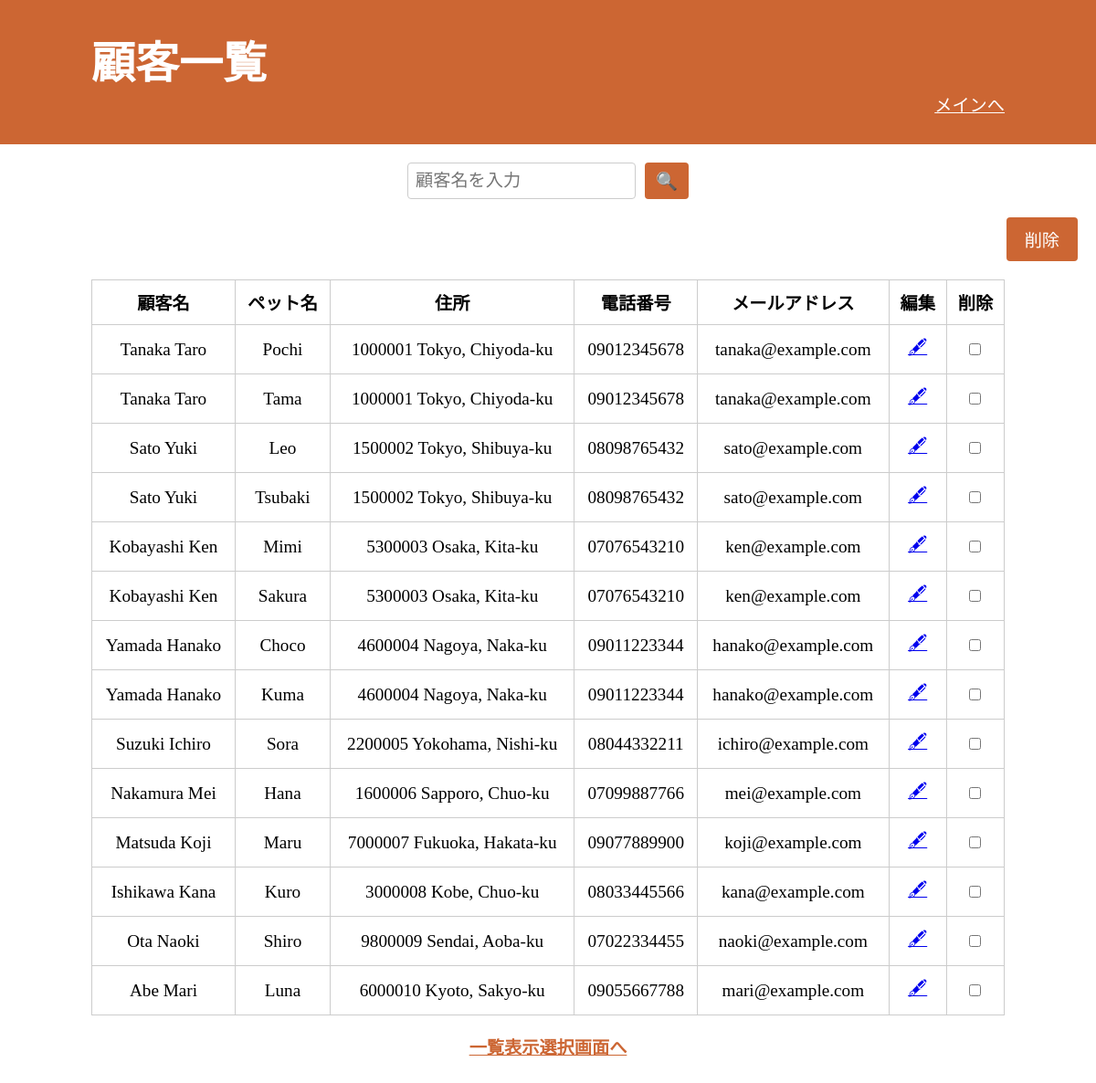
The app's page /customer_list.php with its own data.
### tables this page shows
CREATE TABLE pets (
    pet_id INT AUTO_INCREMENT PRIMARY KEY,
    customer_id INT NOT NULL,
    pet_name VARCHAR(50) NOT NULL,
    pet_weight INT NOT NULL,
    pet_type VARCHAR(50) NOT NULL,
    pet_size VARCHAR(50) NOT NULL,
    pet_DOB DATE NOT NULL,
    FOREIGN KEY (customer_id) REFERENCES customers(customer_id) ON DELETE CASCADE
);

CREATE TABLE customers (
    customer_id INT AUTO_INCREMENT PRIMARY KEY,
    customer_name VARCHAR(100) NOT NULL,
    customer_mail VARCHAR(100) UNIQUE,
    customer_number VARCHAR(15) UNIQUE,
    customer_zipcode INT(7) NOT NULL,
    address VARCHAR(255) NOT NULL
);

### includes/functions.php (called while the page is built, shortened)
<?php
function xss($data) {
    return htmlspecialchars(trim($data), ENT_QUOTES, 'UTF-8');
}
?>

### public/customer_list.php (the view, shortened to what this page needs)
<?php
require_once '../config/config.php';
require_once __DIR__ . '/../includes/functions.php';
$keyword = trim($_GET['keyword'] ?? '');
?>
<!DOCTYPE html>
<html lang='ja'>
<head>
    <link rel="stylesheet" href=" assets/css/style.css">
</head>
<body>
    <div>
        <header>
            <h1>顧客一覧</h1>
            <nav>
                <ul>
                    <li><a href="main.php">メインへ</a></li>
                </ul>
            </nav>
        </header>
        <main>
            <form method="get" action="customer_list.php" class="history_search_wrap">
                <input type="text" name="keyword" placeholder="顧客名を入力" value="<?= xss($keyword) ?>"
                    class="history_search_input">
                <input type="submit" value="🔍"
                    class="history_search_btn">
            </form>
            <form method="post" action="customer_delete.php">
                <div style="display: flex; justify-content: flex-end;">
                    <button type="submit" class="history_delete_btn" onclick="return confirm('選択した顧客を削除してよろしいですか？');">削除</button>
                </div>
                <?php
                try {
                    $sql = "SELECT customers.customer_id, customers.customer_name, customers.customer_zipcode,
                            customers.customer_mail, customers.customer_number, customers.address,
                            pets.pet_name
                        FROM customers
                        LEFT JOIN pets ON pets.customer_id = customers.customer_id";
                    $params = [];
                    $stmt = $pdo->prepare($sql);
                    $stmt->execute($params);
                    $customers_table = $stmt->fetchAll();
                    if (empty($customers_table)) {
                        echo "<p style='text-align: center;'>該当する顧客情報はありません。</p>";
                    } else {
                ?>
                        <table class="history_table">
                            <thead >
                                <tr>
                                    <th>顧客名</th>
                                    <th>ペット名</th>
                                    <th>住所</th>
                                    <th>電話番号</th>
                                    <th>メールアドレス</th>
                                    <th>編集</th>
                                    <th>削除</th>
                                </tr>
                            </thead>
                            <tbody>
                                <?php foreach ($customers_table as $customer): ?>
                                    <tr>
                                        <td><?= xss($customer['customer_name']) ?></td>
                                        <td><?= xss($customer['pet_name'] ?? '―') ?></td>
                                        <td><?= xss($customer['customer_zipcode']) ?> <?= xss($customer['address']) ?></td>
                                        <td><?= xss($customer['customer_number']) ?></td>
                                        <td><?= xss($customer['customer_mail']) ?></td>
                                        <td><a href="customer_edit.php?id=<?= xss($customer['customer_id']) ?>">🖋</a></td>
                                        <td><input type="checkbox" name="customer_delete_ids[]" value="<?= xss($customer['customer_id']) ?>"></td>
                                    </tr>
                                <?php endforeach; ?>
                            </tbody>
                        </table>
                <?php
                    }
                } catch (PDOException $e) {
                    echo "<p class='error_message'>エラー: " . xss($e->getMessage()) . "</p>";
                }
                ?>
            </form>
            <div class="link">
                <a href="list_select.php">一覧表示選択画面へ</a>
            </div>
        </main>
    </div>
</body>
</html>

### public/assets/css/style.css (style rules this page uses)
* { margin: 0; padding: 0; list-style: none; font-size: 100%; border: none; }
*, *::before, *::after { box-sizing: border-box; }
html { font-size: 1.2rem; }
header { width: 100%; height: 30%; padding: 30px 100px; background-color: #CC6633; }
header h1 { font-size: 2.5rem; color: #FFFFFF; }
header nav { text-align: right; }
header li a { color: #FFFFFF; }
main { height: 60%; padding-top: 20px; padding-bottom: 40px; }
input, select { border: 1px solid; }
button { border: 1px solid; }
table, th, td { border: 1px solid; margin: 0 auto; }
.link { text-align: center; margin-top: 20px; }
.link a { color: #CC6633; font-weight: bold; padding: 10px 20px; }
.history_search_wrap { display: flex; justify-content: center; gap: 10px; }
.history_search_input { padding: 8px; width: 250px; border: 1px solid #ccc; border-radius: 4px; }
.history_search_btn { padding: 8px 12px; background-color: #CC6633; color: white; border: none; border-radius: 4px; cursor: pointer; }
.history_delete_btn { display: flex; margin: 20px; padding: 10px 20px; background-color: #CC6633; color: white; border: none; border-radius: 4px; cursor: pointer; }
.history_table { width: 100%; max-width: 1000px; border-collapse: collapse; margin: 0 auto; background-color: white; table-layout: auto; }
.history_table th, .history_table td { padding: 10px; border: 1px solid #ccc; text-align: center; white-space: nowrap; }

### records on screen
pets: customer.customer_name "Tanaka Taro", pet_name "Pochi", customer.customer_zipcode "1000001", customer.address "Tokyo, Chiyoda-ku", customer.customer_number "09012345678", customer.customer_mail "tanaka@example.com"
pets: customer.customer_name "Tanaka Taro", pet_name "Tama", customer.customer_zipcode "1000001", customer.address "Tokyo, Chiyoda-ku", customer.customer_number "09012345678", customer.customer_mail "tanaka@example.com"
pets: customer.customer_name "Sato Yuki", pet_name "Leo", customer.customer_zipcode "1500002", customer.address "Tokyo, Shibuya-ku", customer.customer_number "08098765432", customer.customer_mail "sato@example.com"
pets: customer.customer_name "Sato Yuki", pet_name "Tsubaki", customer.customer_zipcode "1500002", customer.address "Tokyo, Shibuya-ku", customer.customer_number "08098765432", customer.customer_mail "sato@example.com"
pets: customer.customer_name "Kobayashi Ken", pet_name "Mimi", customer.customer_zipcode "5300003", customer.address "Osaka, Kita-ku", customer.customer_number "07076543210", customer.customer_mail "ken@example.com"
pets: customer.customer_name "Kobayashi Ken", pet_name "Sakura", customer.customer_zipcode "5300003", customer.address "Osaka, Kita-ku", customer.customer_number "07076543210", customer.customer_mail "ken@example.com"
pets: customer.customer_name "Yamada Hanako", pet_name "Choco", customer.customer_zipcode "4600004", customer.address "Nagoya, Naka-ku", customer.customer_number "09011223344", customer.customer_mail "hanako@example.com"
pets: customer.customer_name "Yamada Hanako", pet_name "Kuma", customer.customer_zipcode "4600004", customer.address "Nagoya, Naka-ku", customer.customer_number "09011223344", customer.customer_mail "hanako@example.com"
pets: customer.customer_name "Suzuki Ichiro", pet_name "Sora", customer.customer_zipcode "2200005", customer.address "Yokohama, Nishi-ku", customer.customer_number "08044332211", customer.customer_mail "ichiro@example.com"
pets: customer.customer_name "Nakamura Mei", pet_name "Hana", customer.customer_zipcode "1600006", customer.address "Sapporo, Chuo-ku", customer.customer_number "07099887766", customer.customer_mail "mei@example.com"
pets: customer.customer_name "Matsuda Koji", pet_name "Maru", customer.customer_zipcode "7000007", customer.address "Fukuoka, Hakata-ku", customer.customer_number "09077889900", customer.customer_mail "koji@example.com"
pets: customer.customer_name "Ishikawa Kana", pet_name "Kuro", customer.customer_zipcode "3000008", customer.address "Kobe, Chuo-ku", customer.customer_number "08033445566", customer.customer_mail "kana@example.com"
pets: customer.customer_name "Ota Naoki", pet_name "Shiro", customer.customer_zipcode "9800009", customer.address "Sendai, Aoba-ku", customer.customer_number "07022334455", customer.customer_mail "naoki@example.com"
pets: customer.customer_name "Abe Mari", pet_name "Luna", customer.customer_zipcode "6000010", customer.address "Kyoto, Sakyo-ku", customer.customer_number "09055667788", customer.customer_mail "mari@example.com"
